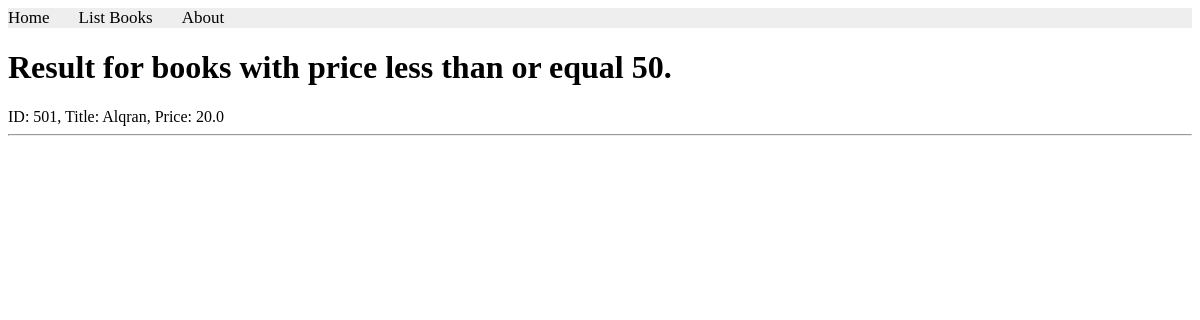
The page /books/lab8/task1 on the database its author committed.
### apps/bookmodule/models.py (models this page shows)
class Book(models.Model):
    title = models.CharField(max_length= 50)
    author = models.CharField(max_length= 50)
    price = models.FloatField(default= 0.0)
    edition = models.SmallIntegerField(default= 1)

### apps/bookmodule/views.py (the view)
# urls.py: path('lab8/task1', views.task1, name='books.task1'),
def task1(request):
    mybook=Book.objects.filter(Q(price__lte=50))
    return render(request, 'bookmodule/task1.html', {'books': mybook})

### apps/templates/bookmodule/task1.html (shortened to what this page needs)
{% extends "bookmodule/layouts/base.html" %}
{% load static %}
{% block content %}
    <h1>Result for books with price less than or equal 50.</h1>
    {% if books %}
        {% for book in books %}
            ID: {{book.id}}, Title: {{book.title}}, Price: {{book.price}}
            <hr>
        {% endfor %}
    {% else %}
        <p>No books found.</p>
    {% endif %}
{% endblock content %}

### rows shown on the page
Book: id "501", title "Alqran", price "20.0"
